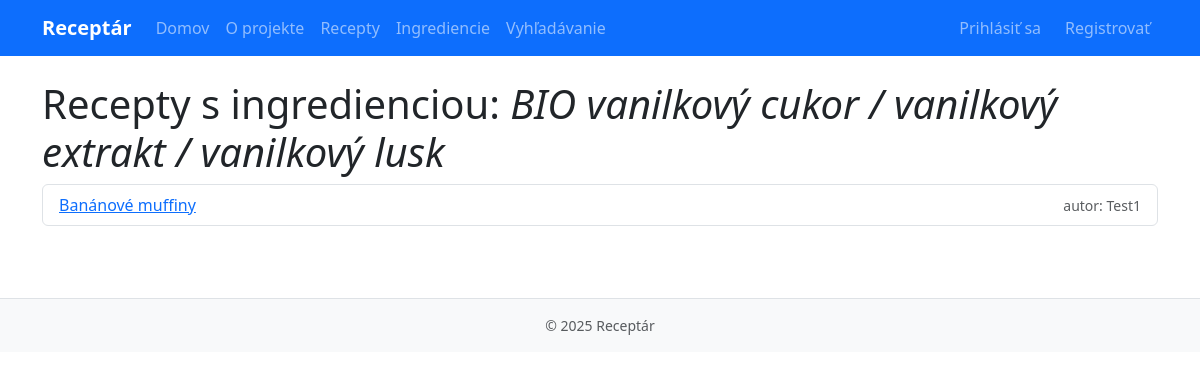
/recipes/ingredients/42/recipes/, run on the app's committed database.
### recipes/models.py (models this page shows, shortened)
class Ingredient(models.Model):
    name = models.CharField(max_length=120, unique=True)
    class Meta:
        ordering = ["name"]

class Recipe(models.Model):
    title = models.CharField(max_length=200)
    description = models.TextField(blank=True)
    instructions = models.TextField()
    image = models.ImageField(upload_to="recipes/", blank=True, null=True)
    created_by = models.ForeignKey(User, on_delete=models.CASCADE, related_name="recipes")
    created_at = models.DateTimeField(auto_now_add=True)
    ingredients = models.ManyToManyField(Ingredient, through="RecipeIngredient", related_name="recipes")
    class Meta:
        ordering = ["-created_at"]

### recipes/views.py (the view)
# urls.py: path("ingredients/<int:pk>/recipes/", IngredientRecipeListView.as_view(), name="ingredient_recipes"),
class IngredientRecipeListView(ListView):
    model = Recipe
    template_name = "recipes/ingredient_recipes.html"
    context_object_name = "recipes"
    paginate_by = 12
    def get_queryset(self):
        self.ingredient = get_object_or_404(Ingredient, pk=self.kwargs["pk"])
        return (
            Recipe.objects.filter(recipeingredient__ingredient=self.ingredient)
            .distinct()
            .select_related("created_by")
        )
    def get_context_data(self, **kwargs):
        ctx = super().get_context_data(**kwargs)
        ctx["ingredient"] = self.ingredient
        return ctx

### templates/recipes/ingredient_recipes.html (shortened to what this page needs)
{% extends "base.html" %}
{% block content %}
<h1>Recepty s ingredienciou: <em>{{ ingredient.name }}</em></h1>
{% if recipes %}
  <ul class="list-group">
    {% for recipe in recipes %}
      <li class="list-group-item d-flex justify-content-between align-items-center">
        <a href="{% url 'recipes:detail' recipe.pk %}">{{ recipe.title }}</a>
        {% if recipe.created_by %}
          <span class="text-muted small">autor: {{ recipe.created_by.username }}</span>
        {% endif %}
      </li>
    {% endfor %}
  </ul>
{% else %}
  <div class="alert alert-info mt-3">
    Žiadne recepty s touto ingredienciou.
  </div>
{% endif %}
{% endblock %}

### data on the page
Ingredient: name "BIO vanilkový cukor / vanilkový extrakt / vanilkový lusk"
Recipe: title "Banánové muffiny", created_by.username "Test1"
